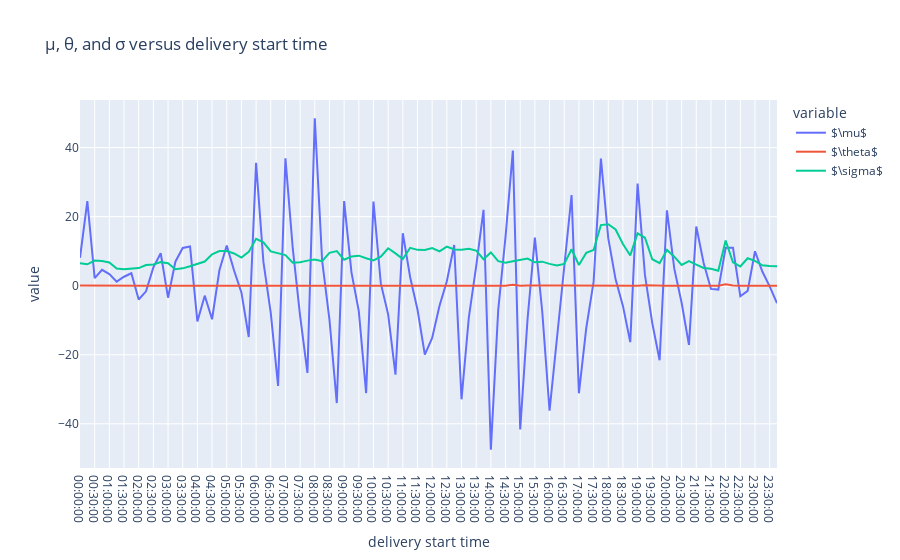

Notebook source saved alongside this figure:
### Code cell
price_generator_DA.param_plot("spring")
